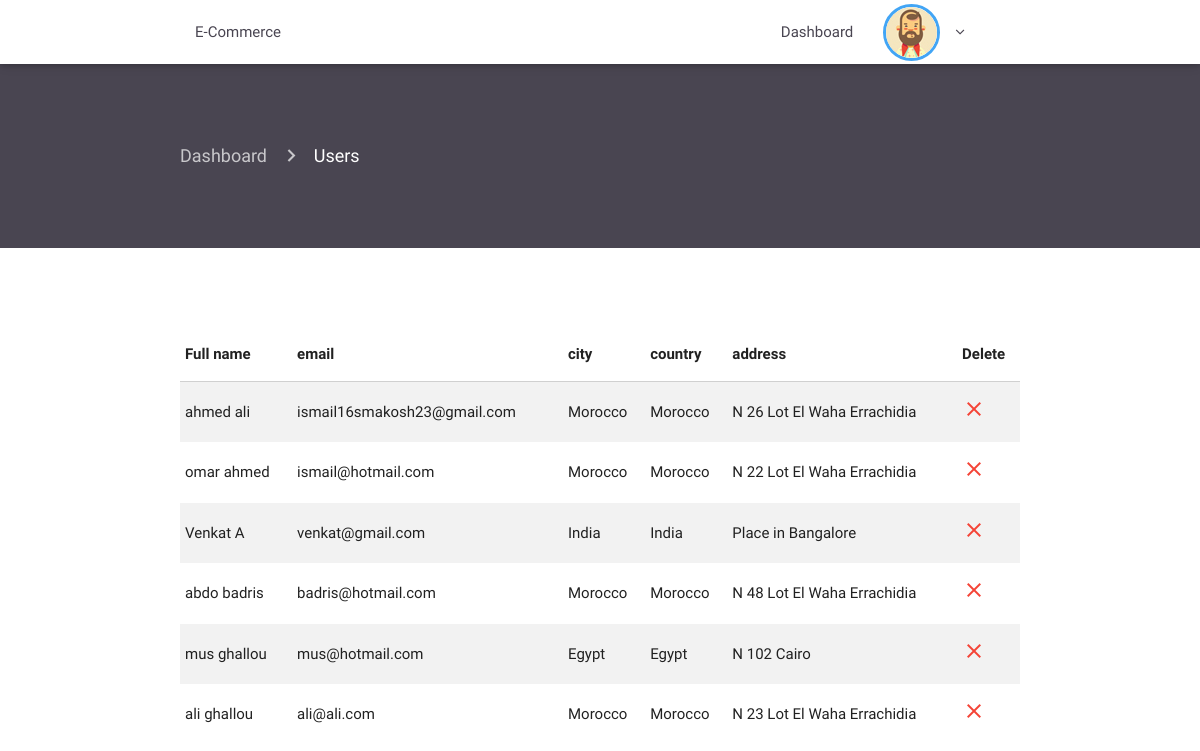
The app's page /admin/allusers.php (signed in) with its own data.
### tables this page shows
CREATE TABLE `users` (
  `id` int(11) NOT NULL,
  `email` varchar(100) NOT NULL,
  `firstname` varchar(1000) NOT NULL,
  `lastname` varchar(1000) NOT NULL,
  `password` varchar(1000) NOT NULL,
  `address` varchar(1000) NOT NULL,
  `city` varchar(1000) NOT NULL,
  `country` varchar(1000) NOT NULL,
  `role` varchar(1000) NOT NULL
);

### admin/allusers.php (the view, shortened to what this page needs)
<?php
require 'includes/header.php';
require 'includes/navconnected.php'; ?>
<div class="container-fluid product-page">
    <div class="container current-page">
        <nav>
            <div class="nav-wrapper">
                <div class="col s12">
                    <a href="index" class="breadcrumb">Dashboard</a>
                    <a href="users" class="breadcrumb">Users</a>
                </div>
            </div>
        </nav>
    </div>
</div>
<div class="container scroll">
    <table class="highlight striped">
        <thead>
        <tr>
            <th data-field="lastname">Full name</th>
            <th data-field="email">email</th>
            <th data-field="city">city</th>
            <th data-field="country">country</th>
            <th data-field="address">address</th>
            <th data-field="delete">Delete</th>
        </tr>
        </thead>
        <tbody>
        <?php
        include '../db.php';
        $queryuser = "SELECT id, email, firstname, lastname, address, city, country FROM users WHERE role = 'client'";
        $resultuser = $connection->query($queryuser);
        if ($resultuser->num_rows > 0) {
            while($rowuser = $resultuser->fetch_assoc()) {
                $id_user = $rowuser['id'];
                $firstname = $rowuser['firstname'];
                $lasttname = $rowuser['lastname'];
                $email = $rowuser['email'];
                $country = $rowuser['country'];
                $address = $rowuser['address'];
                ?>
                <tr>
                    <td><?php echo" $firstname "." $lasttname"; ?></td>
                    <td><?= $email; ?></td>
                    <td><?= $country; ?></td>
                    <td><?= $country; ?></td>
                    <td><?= $address; ?></td>
                    <td><a href="deleteuser.php?id=<?= $id_user; ?>"><i class="material-icons red-text">close</i></a></td>
                </tr>
            <?php }}  ?>
        </tbody>
    </table>
</div>
<?php require 'includes/footer.php'; ?>

### admin/src/css/style.css (style rules this page uses)
.scroll { height: 600px !important; overflow-y: scroll; padding-top: 80px; padding-bottom: 60px; }
.product-page { padding-top: 60px; padding-bottom: 60px; background-color: #494551; }
.product-page nav { background: none; box-shadow: none; }
.material-icons { font-family: 'Material Icons'; font-weight: normal; font-style: normal; font-size: 24px; line-height: 1; letter-spacing: normal; text-transform: none; display: inline-block; white-space: nowrap; word-wrap: normal; direction: ltr; -webkit-font-feature-settings: 'liga'; -webkit-font-smoothing: antialiased; }

### records on screen
users: firstname "ahmed", lastname "ali", email "ismail16smakosh23@gmail.com", country "Morocco", address "N 26 Lot El Waha Errachidia"
users: firstname "omar", lastname "ahmed", email "ismail@hotmail.com", country "Morocco", address "N 22 Lot El Waha Errachidia"
users: firstname "Venkat", lastname "A", email "venkat@gmail.com", country "India", address "Place in Bangalore"
users: firstname "abdo", lastname "badris", email "badris@hotmail.com", country "Morocco", address "N 48 Lot El Waha Errachidia"
users: firstname "mus", lastname "ghallou", email "mus@hotmail.com", country "Egypt", address "N 102 Cairo"
users: firstname "ali", lastname "ghallou", email "ali@ali.com", country "Morocco", address "N 23 Lot El Waha Errachidia"
